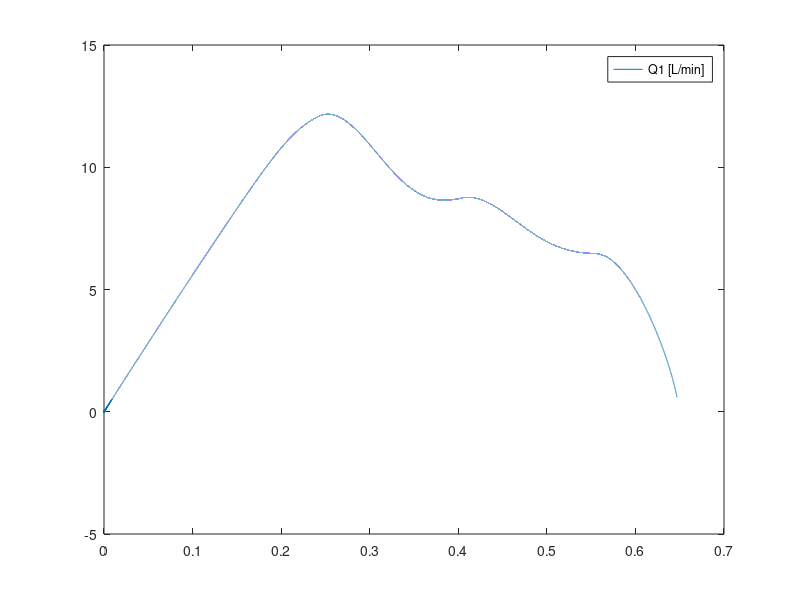
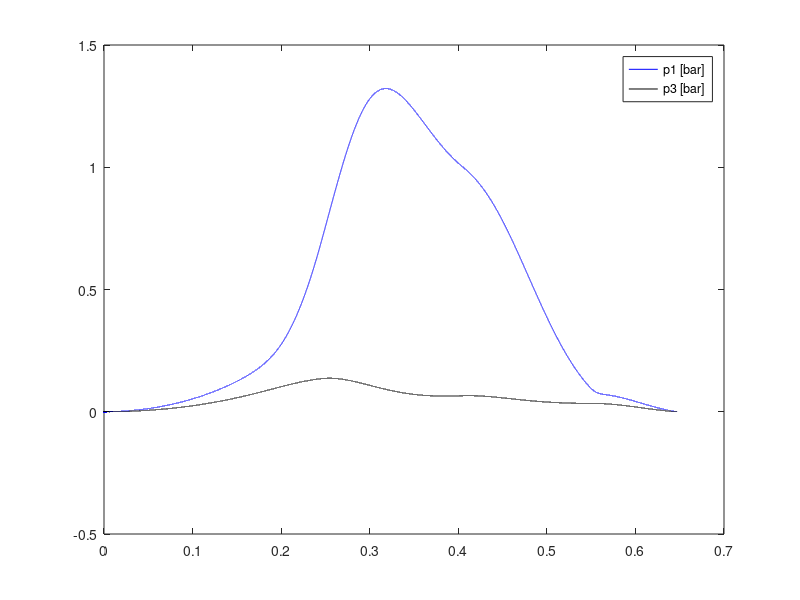
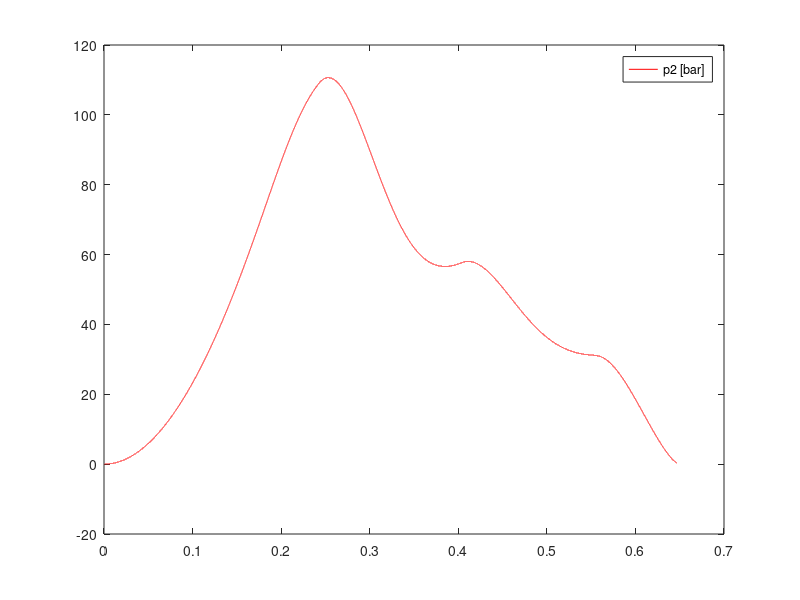

MATLAB code for these plots, in order:
clc; clear all; close all;

% This is Hydraulic System number 16 . rho (density) = 875 kg/m^3 . beta (bulk modulus) = 1100 MPa . Minimum gauge pressure (vacuum) = -1 bar , Qs01 = 26 l/min , Cd1 = 0.64 , Ad1 = 2 mm^2 , Cd2 = 0.78 , Ad2 = 36 mm^2 , Cd3 = 0.57 , Ad3 = 1 mm^2 , Cd4 = 0.56 , Ad4 = 33 mm^2 , tRU1 = 243 milliSeconds , tH1 = 161 milliSeconds , tRD1 = 243 milliSeconds , d1 = 40 mm , dr1 = 20 mm , h01 = 911 mm , m1 = 1600 kg , d2 = 50 mm , dr2 = 35 mm , h02 = 1026 mm , m2 = 2800 kg , muk1 = 0.40 , vt1 = 10 mm/s , muk2 = 0.70 , vt2 = 10 mm/s , p1 (initial value) = 0 bar , p2 (initial value) = 0 bar , p3 (initial value) = 0 bar , x1 (initial value) = 456 mm , x1Dot (initial value) = 0 mm/s , x2 (initial value) = 513 mm , x2Dot (initial value) = 0 mm/s , simulation time = 647 milliSeconds . What is the maximum absolute value of the flow in orifice 1 [l/min] ?

rho = 875; % kg/m^3
beta = 1100*10^6; % Pa
gauge_min = -1*10^5; % Pa
Qs01 = 26/(60*10^3); % m^3/s
Cd1 = 0.64;
Ad1 = 2/10^6; % m^2
Cd2 = 0.78;
Ad2 = 36/10^6; % m^2
Cd3 = 0.57;
Ad3 = 1/10^6; % m^2
Cd4 = 0.56;
Ad4 = 33/10^6; % m^2

tRU1 = 243/1000; % s
tH1 = 161/1000; % s
tRD1 = 243/1000; % s

d1 = 40/1000; % m
dr1 = 20/1000; % m
h01 = 911/1000; % m
m1 = 1600; % kg
d2 = 50/1000; % m
dr2 = 35/1000; % m
h02 = 1026/1000; % m
m2 = 2800; % kg
g = 9.81; % m/s^2

A1 = pi/4*d1^2; % m^2
A2 = A1 - pi/4*dr1^2; % m^2
A3 = pi/4*d2^2; % m^2
A4 = A3 - pi/4*dr2^2; % m^2

muk1 = 0.4;
vt1 = 10/1000; % m/s
muk2 = 0.7;
vt2 = 10/1000; % m/s

p1 = 0;
p2 = 0;
p3 = 0;

x1 = 456/1000; % m
x1Dot = 0; % m/s
x2 = 513/1000; % m
x2Dot = 0; % m/s


simTime = 647/1000; % s
t = 0;
dt = 10^-5; % s
idx = 1;

while(t <= simTime)
    % Calculations

    if(t<tRU1)
        Qs1 = Qs01 * t/tRU1;
    elseif(t<=tRU1+tH1)
        Qs1 = Qs01;
    else
        tm = t-(tRU1+tH1);
        Qs1 = Qs01 * (1-(tm/tRD1));
    end

    % Q1 = Cd1*Ad1*sign(p1-p3)*sqrt(2/rho*abs(p1-p3));
    Q1 = Cd1*Ad1*sign(p2-p1)*sqrt(2/rho*abs(p2-p1));
    Q2 = Cd2*Ad2*sign(p1-0)*sqrt(2/rho*abs(p1-0));
    Q3 = Cd3*Ad3*sign(p2-p3)*sqrt(2/rho*abs(p2-p3));
    Q4 = Cd4*Ad4*sign(p3-0)*sqrt(2/rho*abs(p3-0));

    % p1Dot = beta/V1 * (Q2-Q1);

    V1 = A1*x1;
    V2 = A2*(h01-x1);
    V3 = A3*x2;
    V4 = A4*(h02-x2);

    p1Dot = beta/V1 * (Q1-Q2-A1*x1Dot);
    p2Dot = beta/(V2+V4) * (Qs1-Q1-Q3+A2*x1Dot+A4*x2Dot);
    p3Dot = beta/V3 * (Q3-Q4-A3*x2Dot);

    mu1 = muk1*tanh(x1Dot/vt1);
    mu2 = muk2*tanh(x2Dot/vt2);

    Ffr1 = m1*g*mu1;
    Ffr2 = m2*g*mu2;

    sumF1 = (p1*A1-p2*A2)-Ffr1;
    sumF2 = (p3*A3-p2*A4)-Ffr2;

    % F = ma
    x1DotDot = sumF1/m1;
    x2DotDot = sumF2/m2;

    % Logging
    tplt(idx) = t;
    Qs1plt(idx) = Qs1*(10^3*60);
    Q1plt(idx) = Q1*10^3*60;
    p1plt(idx) = p1/10^5;
    p2plt(idx) = p2/10^5;
    p3plt(idx) = p3/10^5;

    % Time integration
    x1Dot = x1Dot + x1DotDot * dt;
    x1 = x1 + x1Dot * dt;
    x2Dot = x2Dot + x2DotDot * dt;
    x2 = x2 + x2Dot * dt;

    p1 = p1 + p1Dot * dt;
    if p1 < gauge_min
        p1 = gauge_min;
    end

     p2 = p2 + p2Dot * dt;
    if p2 < gauge_min
        p2 = gauge_min;
    end

    p3 = p3 + p3Dot * dt;
    if p3 < gauge_min
        p3 = gauge_min;
    end

    % Update variables
    t = t + dt;
    idx = idx + 1;
end

plot(tplt, Q1plt)
legend("Q1 [L/min]")

figure
plot(tplt,p1plt, 'b')
hold on
plot(tplt,p3plt, 'k')
legend("p1 [bar]","p3 [bar]")

figure
plot(tplt,p2plt, 'r')
legend("p2 [bar]")
% plot(tplt, Qs1plt)


disp("What is the maximum absolute value of the flow in orifice 1 [l/min] ?")
Q1max = max(Q1plt)
Q1min = min(Q1plt)